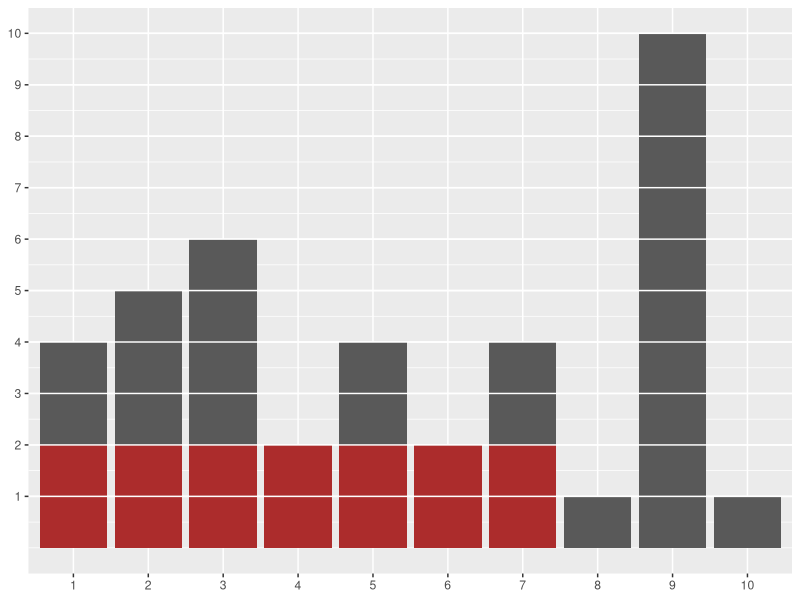

Write R code to recreate this figure.
h = sample(1:10, replace = TRUE)

hist_plot = function(data, area, point_l, point_r){
  h_df = data.frame(obs = 1:length(data),
                    h = data)
  
  h_df2 = data.frame(obs = point_l:point_r,
                     height = area/(point_r - point_l + 1))
  
  library("ggplot2")
  
  aa = ggplot() +
    geom_bar(data = h_df,
             aes(x = as.factor(obs),
                 y = h),
             stat = "identity") + 
    geom_bar(data = h_df2,
             aes(x = as.factor(obs),
                 y = height),
             fill = "#FF0000",
             alpha = 0.5,
             stat = "identity") + 
    labs(x = NULL, y = NULL) + 
    scale_y_continuous(breaks = 1:max(h_df$h), labels = 1:max(h_df$h)) + 
    geom_hline(yintercept = 1:max(h_df$h), color = "#FFFFFF")
  
  plot(aa)
}

hist_area = function(x){
  area = min(x) * length(x)
  area_sub = 0
  col_no1 = 1
  col_no2 = length(x)
  
  result_list = list(area = area,
                     col_no1 = col_no1,
                     col_no2 = col_no2)
  
  if(area < max(x)){
    area = max(x)
  }

  for(m in 1:length(x)){
    col_no1 = m
    for(n1 in m:1){
      if(x[n1] < x[m]){
        col_no1 = n1 + 1
        break
      }
      
      if(n1 == 1){
        col_no1 = 1
      }
    }
    
    col_no2 = m
    for(n2 in m:length(x)){
      if(x[n2] < x[m]){
        col_no2 = n2 - 1
        break
      }
      
      if(n2 == length(x)){
        col_no2 = length(x)
      }
    }
    
    area_sub = min(x[c(col_no1:col_no2)]) * (col_no2 - (col_no1-1))
    
    if(area_sub > result_list[["area"]]){
      result_list[["area"]] = area_sub
      result_list[["col_no1"]] = col_no1
      result_list[["col_no2"]] = col_no2                   
    } 
  }
    
  return(result_list)
}

h
result = hist_area(h)
unlist(result)
hist_plot(data = h,
          area = result$area, 
          point_l = result$col_no1, 
          point_r = result$col_no2)
